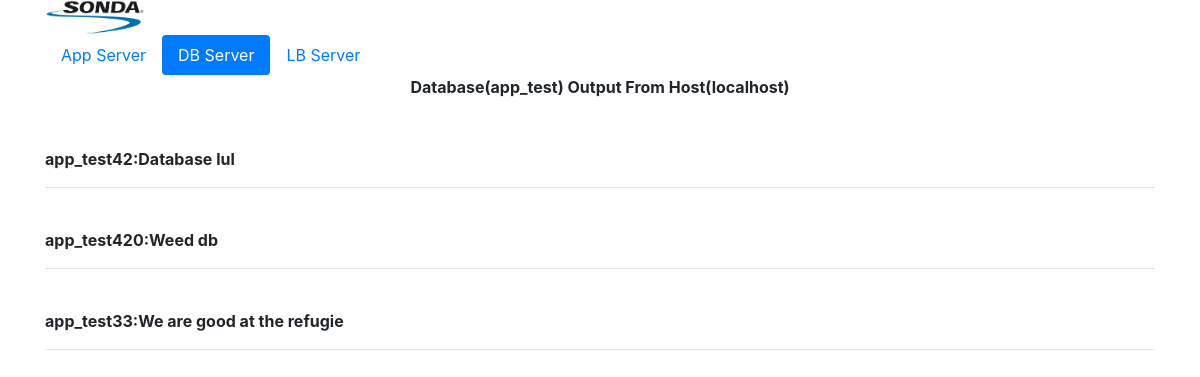
Before: /dbserver/index.php with the older database file.
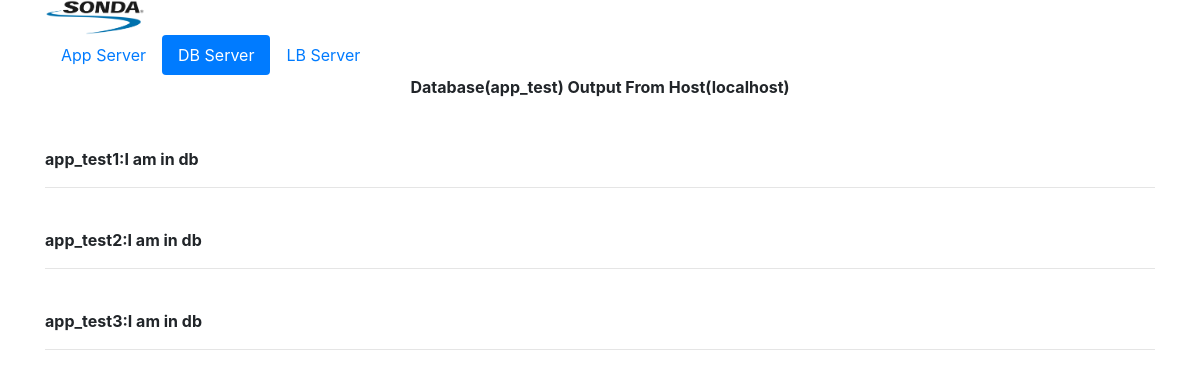
After: the same page with the newer database file.
### tables this page shows
CREATE TABLE `app_test` (
  `id` int(10) unsigned NOT NULL auto_increment,
  `name` varchar(255) NOT NULL,
  `value` text NOT NULL,
  PRIMARY KEY  (`id`)
);

### config/db.php (called while the page is built, shortened)
<?php
$hostname_DB = "localhost";
$database_DB = "app_test";
?>

### dbserver/index.php (the view, shortened to what this page needs)
<!DOCTYPE html PUBLIC "-//W3C//DTD XHTML 1.0 Strict//EN"
   "http://www.w3.org/TR/xhtml1/DTD/xhtml1-strict.dtd">
<html xmlns="http://www.w3.org/1999/xhtml" xml:lang="en" lang="en">
<head>
    <link rel="stylesheet" type="text/css" href="style.css" />
    <link rel="stylesheet" href="https://stackpath.bootstrapcdn.com/bootstrap/4.1.1/css/bootstrap.min.css">
</head>
<body>
<div class="container">
<div id="header">
<div id="logo"><img width="100px" src="../img/logo-sonda.png" /></div>
</div>
<div class="code_container">
<div class="code">
<ul class="nav nav-pills">
  <li class="nav-item">
    <a class="nav-link" href="/">App Server</a>
  </li>
  <li class="nav-item">
    <a class="nav-link active" href="/dbserver">DB Server</a>
  </li>
  <li class="nav-item">
    <a class="nav-link" href="/lbserver">LB Server</a>
  </li>
</ul>
</div>
<?php
include '../config/db.php';
$query="SELECT * FROM app_test";
$result=mysql_query($query);
$num=mysql_numrows($result);
echo "<b><center> Database($database_DB) Output From Host($hostname_DB)</center></b><br><br>";
$i=0;
while ($i < $num) {
$name=mysql_result($result,$i,"name");
$value=mysql_result($result,$i,"value");
echo "<b>$name:$value</b><br><hr><br>";
$i++;
}
?>
</div>
</div>
</body>
</html>

Changed rows visible on the page:
changed app_test: name "app_test42" → "app_test1"; value "Database lul" → "I am in db"
changed app_test: name "app_test420" → "app_test2"; value "Weed db" → "I am in db"
changed app_test: name "app_test33" → "app_test3"; value "We are good at the refugie" → "I am in db"
